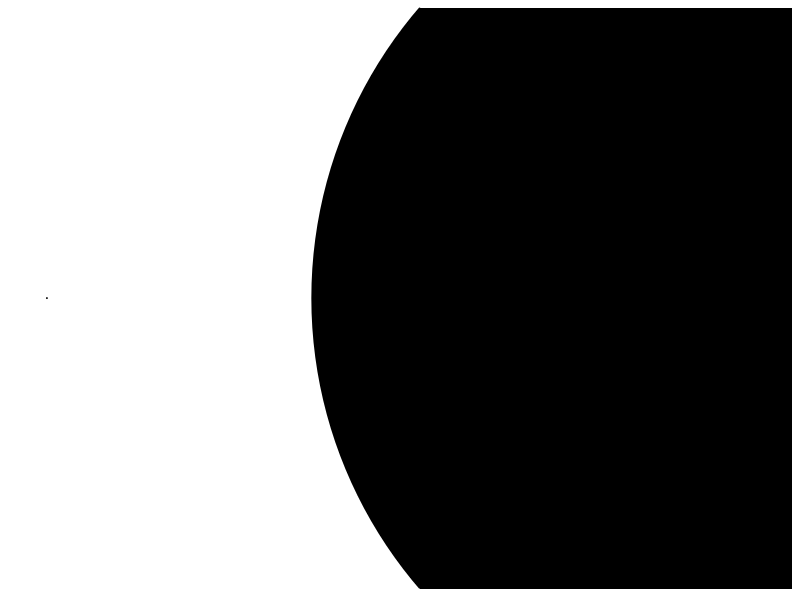

Generate this figure with R: (Note: this script raises an error after producing the figure.)
## ---- chunk 1
knitr::opts_chunk$set(echo = FALSE)
## ---- chunk 2
library(ggplot2)
x <- c(1, 2)
y <- c(1, 1)
z <- c(0.0024, 300)
dat <- data.frame(x, y, z)

ggplot(dat, aes(x, y, size = z)) + geom_point() +
  scale_size_continuous(guide=FALSE, range = c(0.0001,300)) +
  theme(axis.line=element_blank(),axis.text.x=element_blank(),
          axis.text.y=element_blank(),axis.ticks=element_blank(),
          axis.title.x=element_blank(),
          axis.title.y=element_blank(),legend.position="none",
          panel.background=element_blank(),panel.border=element_blank(),
        panel.grid.major=element_blank(),
          panel.grid.minor=element_blank(),plot.background=element_blank())
## ---- chunk 3
knitr::include_graphics('ggplot2.png')
## ---- chunk 4
knitr::include_graphics('spatstat.png')
## ---- chunk 5
knitr::include_graphics('spdep.png')
## ---- chunk 6
knitr::include_graphics('aoristic.png')
## ---- chunk 7
knitr::include_graphics('crimeHarm.png')
## ---- chunk 8
knitr::include_graphics('nightTubeTweets.png')
## ---- chunk 9
knitr::include_graphics('performanceTrends.png')
## ---- chunk 10
knitr::include_graphics('beApp.png')
